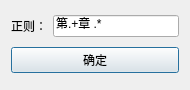
<?xml version="1.0" encoding="UTF-8"?>
<ui version="4.0">
 <class>Dialog</class>
 <widget class="QDialog" name="Dialog">
  <property name="geometry">
   <rect>
    <x>0</x>
    <y>0</y>
    <width>190</width>
    <height>90</height>
   </rect>
  </property>
  <property name="windowTitle">
   <string>Dialog</string>
  </property>
  <layout class="QGridLayout" name="gridLayout">
   <item row="0" column="0">
    <layout class="QHBoxLayout" name="horizontalLayout">
     <item>
      <layout class="QVBoxLayout" name="verticalLayout_2">
       <item>
        <widget class="QLabel" name="label">
         <property name="text">
          <string>正则：</string>
         </property>
        </widget>
       </item>
      </layout>
     </item>
     <item>
      <layout class="QVBoxLayout" name="verticalLayout">
       <item>
        <widget class="QLineEdit" name="re">
         <property name="font">
          <font>
           <family>Microsoft YaHei UI</family>
          </font>
         </property>
         <property name="text">
          <string>第.+章 .*</string>
         </property>
        </widget>
       </item>
      </layout>
     </item>
    </layout>
   </item>
   <item row="1" column="0">
    <widget class="QPushButton" name="ok">
     <property name="text">
      <string>确定</string>
     </property>
    </widget>
   </item>
  </layout>
 </widget>
 <resources/>
 <connections/>
</ui>
